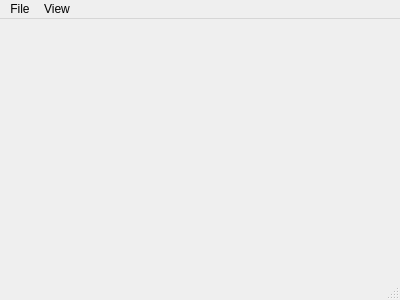
<?xml version="1.0" encoding="UTF-8"?>
<ui version="4.0">
 <class>WindowSpecWindow</class>
 <widget class="QMainWindow" name="WindowSpecWindow">
  <property name="geometry">
   <rect>
    <x>0</x>
    <y>0</y>
    <width>400</width>
    <height>300</height>
   </rect>
  </property>
  <property name="windowTitle">
   <string>MainWindow</string>
  </property>
  <widget class="QWidget" name="centralwidget">
   <layout class="QVBoxLayout" name="verticalLayout"/>
  </widget>
  <widget class="QMenuBar" name="menubar">
   <property name="geometry">
    <rect>
     <x>0</x>
     <y>0</y>
     <width>400</width>
     <height>22</height>
    </rect>
   </property>
   <widget class="QMenu" name="menuView">
    <property name="title">
     <string>View</string>
    </property>
    <addaction name="actionFull_screen"/>
   </widget>
   <widget class="QMenu" name="menuFile">
    <property name="title">
     <string>File</string>
    </property>
    <widget class="QMenu" name="menuOpen_recent">
     <property name="title">
      <string>Open recent</string>
     </property>
     <addaction name="actionEmpty"/>
    </widget>
    <addaction name="menuOpen_recent"/>
   </widget>
   <addaction name="menuFile"/>
   <addaction name="menuView"/>
  </widget>
  <widget class="QStatusBar" name="statusbar"/>
  <action name="actionFull_screen">
   <property name="checkable">
    <bool>true</bool>
   </property>
   <property name="text">
    <string>Full screen</string>
   </property>
  </action>
  <action name="actionEmpty">
   <property name="enabled">
    <bool>false</bool>
   </property>
   <property name="text">
    <string>Empty</string>
   </property>
  </action>
 </widget>
 <resources/>
 <connections/>
</ui>
